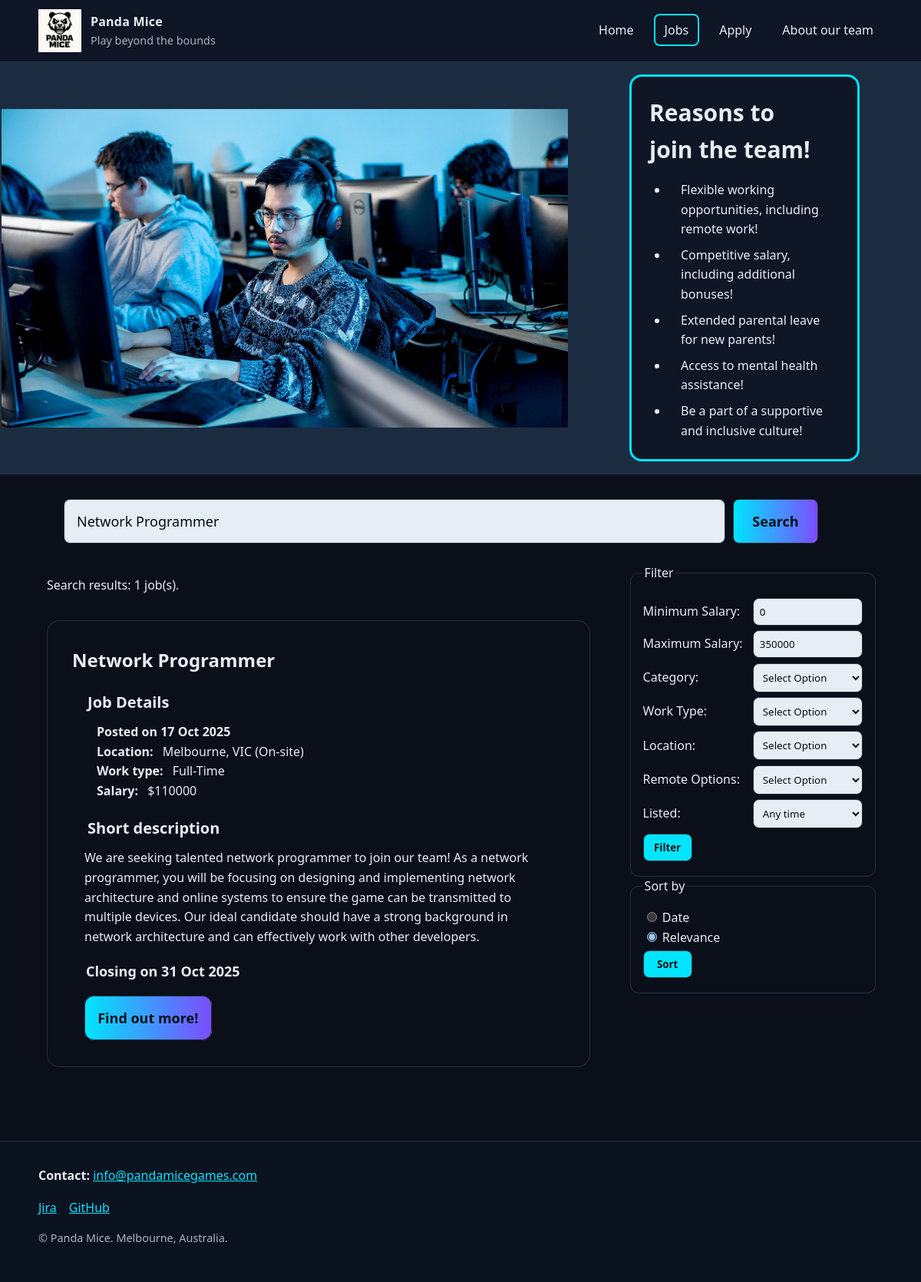
/jobs.php?title=Network Programmer, run on the app's committed database.
### tables this page shows
CREATE TABLE jobs (
  job_ref VARCHAR(5) PRIMARY KEY,           
  title VARCHAR(150) NOT NULL,              
  category VARCHAR(50) NOT NULL,            
  location VARCHAR(100) NOT NULL,           
  remote varchar(20) NOT NULL,              
  job_type VARCHAR(50) NOT NULL,            
  salary VARCHAR(100) NOT NULL,             
  reporting_line VARCHAR(100) NOT NULL,     
  description TEXT NOT NULL,                
  responsibilities TEXT NOT NULL,           
  essential_req TEXT NOT NULL,              
  preferrable_req TEXT NOT NULL,            
  opening_date DATE NOT NULL,               
  closing_date DATE NOT NULL               
);

### job-sum.php (the view)
<?php
    while ($row = mysqli_fetch_assoc($result)) {
        $OpenDate = htmlspecialchars($row['opening_date']);
        $Opentimestamp = strtotime($OpenDate);
        $OpenDate = date("d M Y", $Opentimestamp);
        $CloseDate = htmlspecialchars($row['closing_date']);
        $Closetimestamp = strtotime($CloseDate);
        $CloseDate = date("d M Y", $Closetimestamp);
        $var = htmlspecialchars($row['job_ref']);
        $encodeRow = urlencode($var);
        echo
        "
        <div class='job-summary' aria-label='Job Summary'>
                <h2>". $row['title'] ."</h2>
                <section class='job-details' aria-labelledby='job-details'>
                    <h3 id='job-details'>Job Details</h3>
                    <p><strong>Posted on ". $OpenDate ."</strong></p>
                    <p><strong>Location: </strong>". htmlspecialchars($row['location'])." (". htmlspecialchars($row['remote']) .") </p>
                    <p><strong>Work type: </strong>". htmlspecialchars($row['job_type'])."</p>
                    <p><strong>Salary: </strong>$".htmlspecialchars($row['salary'])."</p>
                </section>
                <section class='job-desc' aria-labelledby='job-desc'>
                    <h3 id='job-desc'>Short description</h3>
                    <p>".htmlspecialchars($row['description'])."</p>
                </section>
                <div class='close-date'>
                    <p><strong>Closing on ". $CloseDate ."</strong></p>
                </div>
                <div class='info-btn'>
                    <a aria-label='Find out more about the job' href='job-desc.php?jobref=$encodeRow'>Find out more!</a>
                </div>
        </div>
        ";
    }
?>

### styles/jobs_main_styles.css (style rules this page uses)
:root { --bg: #0a0f1a; --panel: #0f1626; --muted: #a8b3c7; --text: #e7edf5; --accent: #00e5ff; --accent-2: #7c4dff; --border: #233142; }
* { box-sizing: border-box; }
html { color-scheme: dark; }
body { margin: 0; font-family: system-ui, Segoe UI, Roboto, Helvetica, Arial, sans-serif; line-height: 1.6; color: var(--text); background: var(--bg); }
.job-summary { width: 100%; margin: 0em 0em 2em; padding: 2em; border: 1px var(--border) solid; border-radius: 1rem; }
.job-summary h2 { color: #e7edf5; display: inline-block; font-size: 24px; margin: 0em; padding: 0em; }
.job-details h3, .job-desc h3 { color: #e7edf5; font-size: 20px; margin: 1em 1em 0.5em; }
.job-details strong { color: #e7edf5; margin: 0em 0.5em 0em 1em; }
.job-summary p { margin: 0em 1em; }
.close-date { margin: 1em 0em 0em; font-size: 18px; }
.info-btn { display: inline-block; margin: 2em 1em 1em; }
.info-btn a { border-radius: 0.7em; background: linear-gradient(90deg, #00e5ff, #7c4dff); color: #001018; margin: 0em; padding: 0.9em; font-size: 18px; font-weight: bold; border: 1px solid #233142; text-decoration: none; }

### data on the page
jobs: title "Network Programmer", opening_date "17 Oct 2025", location "Melbourne, VIC", remote "On-site", job_type "Full-Time", salary "110000", description "We are seeking talented network programmer to join our team! As a network programmer, you will be focusing on designing and implementing network architecture and online systems to ensure the game can be transmitted to multiple devices. Our ideal candidate should have a strong background in network architecture and can effectively work with other developers.", closing_date "31 Oct 2025"

### other printed values
mysqli_num_rows($result) "1"
